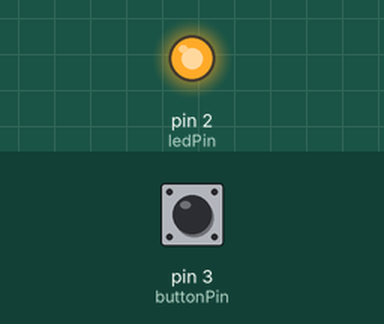
The sketch below on a simulated Arduino Uno, built with avr-gcc and run on an emulated ATmega328P. Parts: output pins drawn as LEDs (lit = HIGH). The inputs (shaded band) are chosen by the test bench; at power-on: pin 3 (buttonPin) LOW.

Above: at 1.2 s.
1.3 s: pin 3 (buttonPin) pulled HIGH for 0.15 s
At 1.4 s:
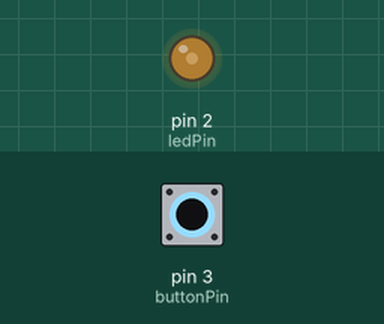
3.0 s: pin 3 (buttonPin) pulled HIGH for 1 s
At 5.1 s:
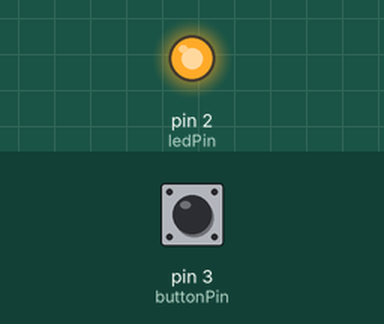
5.5 s: pin 3 (buttonPin) pulled HIGH for 3.2 s
At 6.2 s:
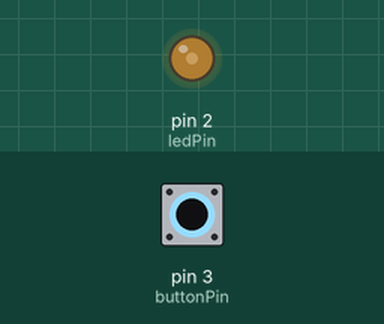
Timing chart, 0 to 10.2 s (numbered marks = the images above; inputs shaded):
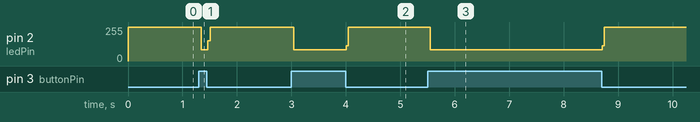

The sketch:

PWM1.ino
```cpp
const int ledPin=2;
  const int buttonPin=3;
void setup() {
  // put your setup code here, to run once:
  pinMode(ledPin,OUTPUT);
  pinMode(buttonPin,INPUT);


}

void loop() {
  // put your main code here, to run repeatedly:
int switchState=0;
switchState=digitalRead(buttonPin);
if (switchState==HIGH){
  // el botón no esta pulsado
  digitalWrite(ledPin,HIGH);
  delay(1);
  digitalWrite(ledPin,LOW);
  delay(2);

}
else {
  digitalWrite(ledPin,HIGH);
} //llave del else
} // vuelve al inicio del bucle (llave del loop) )
```

Measured:
- after the input at 1.3 s, pin 2 (ledPin): 255/255 → 84/255 after 0.05 s, → 255/255 0.12 s later
- after the input at 3.0 s, pin 2 (ledPin): 255/255 → 84/255 after 0.05 s, → 255/255 0.96 s later
- after the input at 5.5 s, pin 2 (ledPin): 255/255 → 84/255 after 0.05 s, → 255/255 3.2 s later
